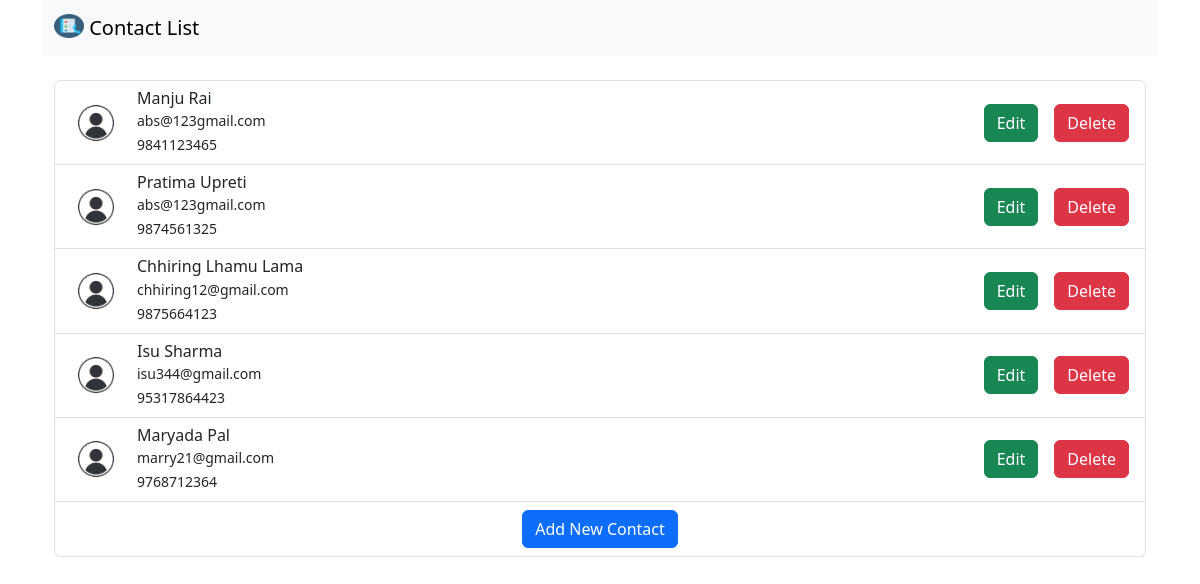
/, run on an earlier commit of the app's database.
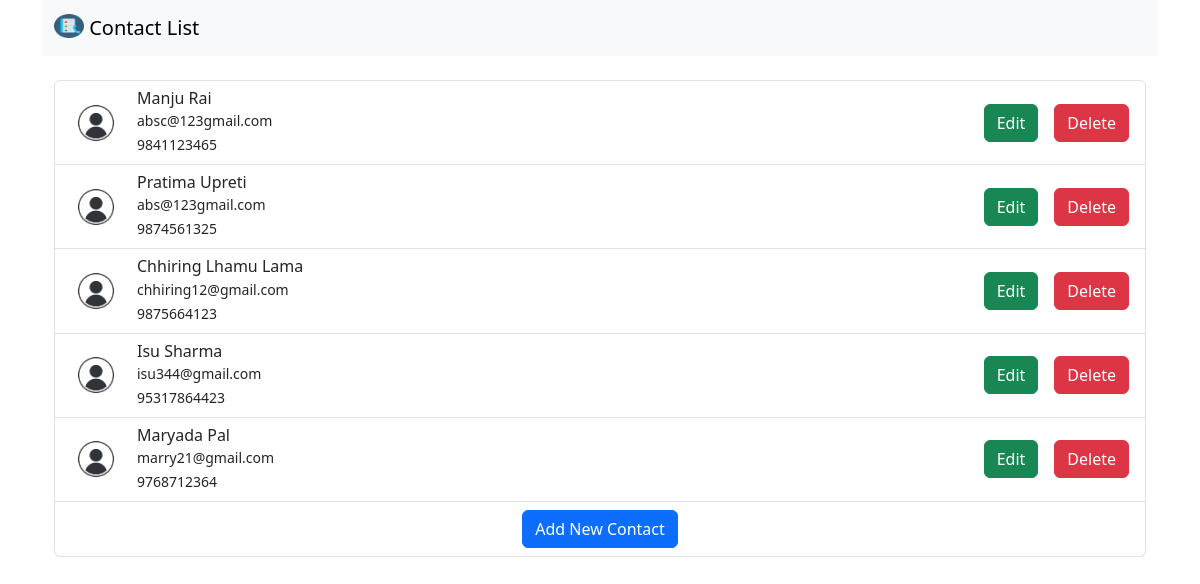
And on a later commit of the database.
### contact_app/models.py (models this page shows, shortened)
class Contact(models.Model):
    name = models.CharField(max_length=100)
    phone = models.CharField(max_length=15)
    email = models.EmailField()

### contact_app/views.py (the view)
# urls.py: path("",views.contact_list,name="contact-list"),
def contact_list(request):
    contacts=Contact.objects.all()
    return render(
        request,
        "contact_list.html",
        {"contacts":contacts},
    )

### templates/contact_list.html
{% extends "base.html" %}
{% load static %}
{% block content %}
<div class="container ">
  <div class="list-group">
    {% for contact in contacts %}
    <div class="list-group-item d-flex justify-content-between align-items-center">
      <div class="d-flex align-items-center">
        <img src="{% static 'img/profile.png' %}" alt="Profile" class="rounded-circle me-3" width="50" height="50">
        <div>
          <h6 class="card-title">{{ contact.name }}</h6>
            <small class="card-text">{{ contact.email }}</small><br>
            <small class="card-text">{{ contact.phone }}</small>
        </div>
      </div>
      <div class="d-flex">
        <a href="{% url 'edit-contact' contact.pk %}" class="btn btn-success me-3">Edit  </a>
        <a href="{% url 'delete-contact' contact.pk %}" class="btn btn-danger">Delete </a>
      </div>
    </div>
    {% endfor %}
    <div class="list-group-item text-center">
      <a href="{% url 'add-contact' %}" class="btn btn-primary"> Add New Contact</a>
    </div>
  </div>
</div>
{% endblock content %}

What changed in the data, as far as the page shows it:
changed Contact "Manju Rai": email "abs@123gmail.com" → "absc@123gmail.com"
